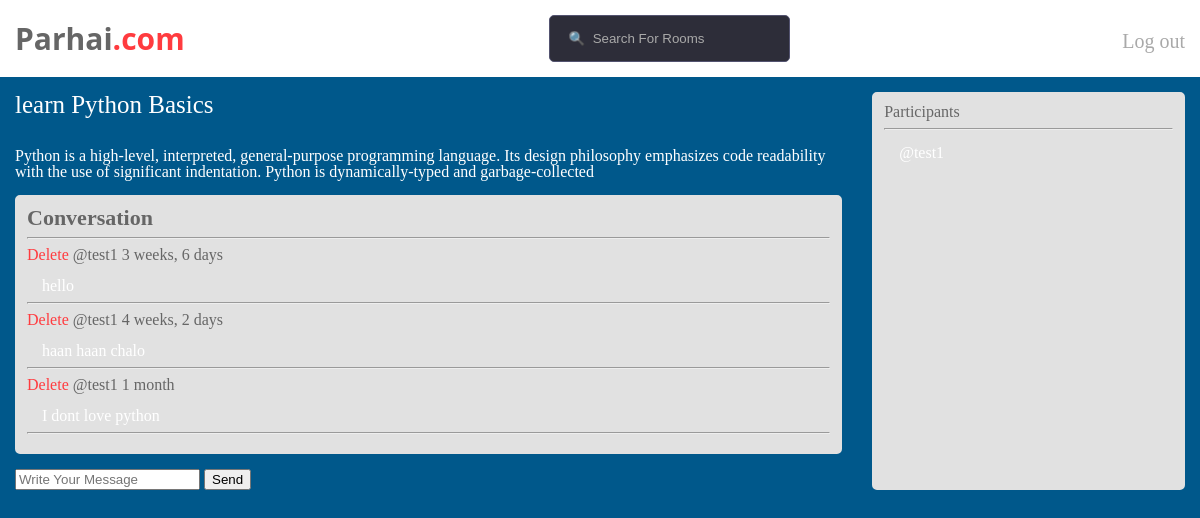
/room/1/ (signed in), run on the app's committed database.
### core/models.py (models this page shows, shortened)
class Room(models.Model):
    host = models.ForeignKey(User, on_delete=models.SET_NULL, null=True)
    name = models.CharField(max_length=255)
    topic = models.ForeignKey(Topic, on_delete=models.SET_NULL, null=True)
    description = models.TextField(null=True, blank=True)
    participants = models.ManyToManyField(User, related_name='participants', blank=True)
    updated = models.DateTimeField(auto_now=True)
    created = models.DateTimeField(auto_now_add=True)
    class Meta:
        ordering = ['-updated', '-created']

class Message(models.Model):
    user = models.ForeignKey(User, on_delete=models.CASCADE)
    room = models.ForeignKey(Room, on_delete=models.CASCADE)
    message = models.TextField()
    updated = models.DateTimeField(auto_now=True)
    created = models.DateTimeField(auto_now_add=True)
    class Meta:
        ordering = ['-updated', '-created']

### core/views.py (the view, shortened to what this page needs)
# urls.py: path('room/<str:pk>/', views.about, name='room'),
def about(request, pk):
    room = Room.objects.get(id=pk)
    room_messages = room.message_set.all().order_by('-created')
    participants = room.participants.all()
    context = {'room': room, 'room_messages': room_messages, 'participants': participants}
    return render(request, 'core/room.html', context)

### core/templates/core/room.html (shortened to what this page needs)
{% extends 'index.html' %} {% block content %} {% load static %}
<link rel="stylesheet" href="{% static 'core/styles/style.css' %}" />
<div class="room-container">
  <div>
    <h2>{{room.name}}</h2>
    <br />
    <p>{{room.description}}</p>
    <div class="browse-container">
      <h3 class="browse">Conversation</h3>
      <hr />
      {%for message in room_messages%}
      <div>
        {% if request.user == message.user %}
        <a href="{% url 'delete-message' message.id %}" class="delete">Delete</a>
        {% endif %}
        <small>@{{message.user}} {{message.created |timesince}}</small>
        <p>{{message.message}}</p>
        <hr />
      </div>
      {%endfor%}
    </div>
    {% if request.user.is_authenticated %}
    <div class="comment-form">
      <form action="" method="post">
        <input type="text" placeholder="Write Your Message" name="message" />
        <input type="submit" value="Send" />
      </form>
    </div>
    {% endif %}
  </div>
  <div class="browse-container">
    <h3>Participants</h3>
    <hr />
    {% for i in participants%}
    <div>
      <p>@{{i.username}}</p>
    </div>
    {% endfor %}
  </div>
</div>
{% endblock %}

### static/styles/main.css (style rules this page uses)
html, body, div, span, applet, object, iframe, h1, h2, h3, h4, h5, h6, p, blockquote, pre, a, abbr, acronym, address, big, cite, code, del, dfn, em, img, ins, kbd, q, s, samp, small, strike, strong, sub, sup, tt, var, b, u, i, center, dl, dt, dd, ol, ul, li, fieldset, form, label, legend, table, caption, tbody, tfoot, thead, tr, th, td, article, aside, canvas, details, embed, figure, figcaption, footer, header, hgroup, menu, nav, output, ruby, section, summary, time, mark, audio, video { margin: 0; padding: 0; border: 0; font-size: 100%; font: inherit; vertical-align: baseline; }
body { line-height: 1; }
body { background-color: #00588b; }

### core/static/core/styles/style.css (style rules this page uses)
.room-container { display: grid; grid-template-columns: 1fr 0.4fr; }
.room-container h2 { color: white; font-size: 800; font-size: 25px; margin-top: 15px; margin-left: 15px; }
.room-container p { color: white; margin-top: 15px; margin-left: 15px; }
.browse-container { border: 2px solid #e1e1e1; border-radius: 5px; margin-top: 15px; margin-left: 15px; margin-right: 15px; background-color: #e1e1e1; text-decoration: none; color: #666666; padding: 10px; }
.browse { font-size: 22px; font-weight: 600; }
.browse-container a { color: #666666; text-decoration: none; border-radius: 5px; }
.browse-container a.delete { color: #FF3B3F; }
.comment-form { margin-left: 15px; margin-top: 15px; }

### data on the page
Room: name "learn Python Basics", description "Python is a high-level, interpreted, general-purpose programming language. Its design philosophy emphasizes code readability with the use of significant indentation. Python is dynamically-typed and garbage-collected"
Message: shows "Delete", user "test1", created "3 weeks, 6 days", message "hello"
Message: shows "Delete", user "test1", created "4 weeks, 2 days", message "haan haan chalo"
Message: shows "Delete", user "test1", created "1 month", message "I dont love python"

### other printed values
{{ i.username }} "test1"
